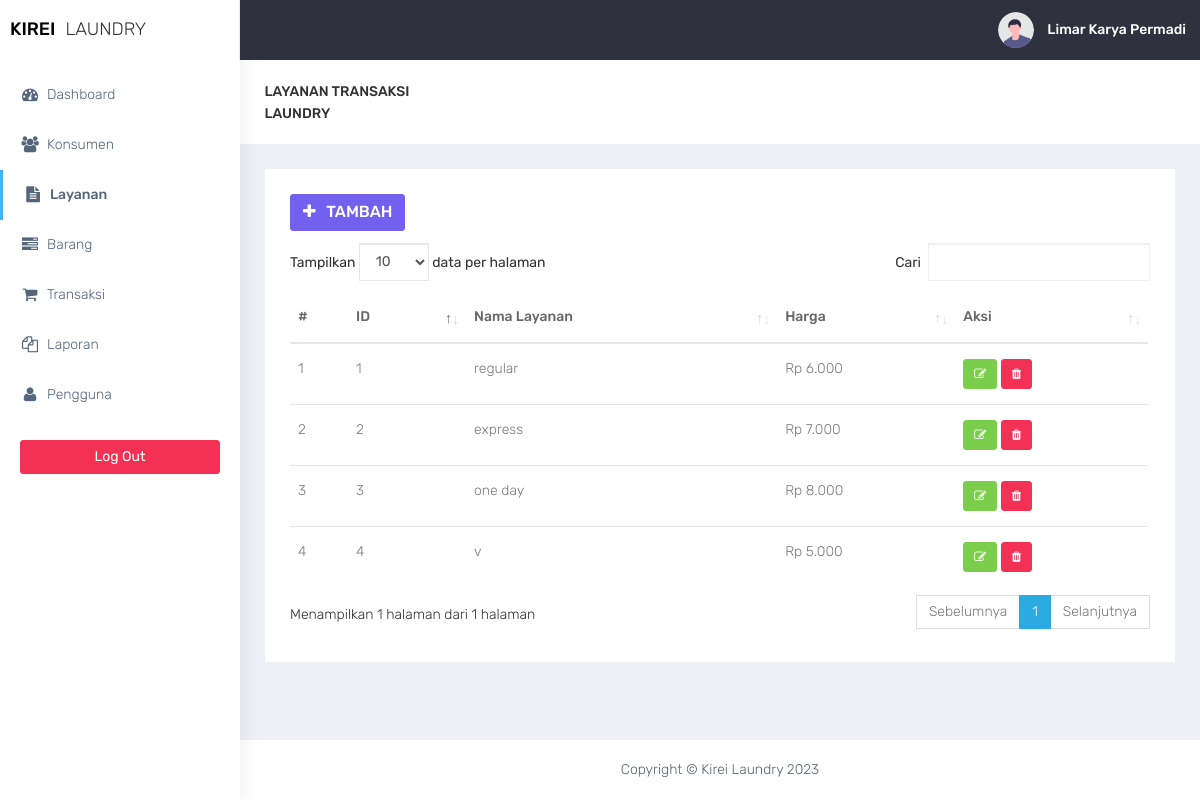
The page /layanan/layanan.php (signed in) on the database its author committed.
### tables this page shows
CREATE TABLE `layanan` (
  `id_layanan` int(11) NOT NULL,
  `nm_layanan` varchar(30) NOT NULL,
  `harga` int(11) NOT NULL
);

### layanan/layanan.php (the view, shortened to what this page needs)
<?php
require '../functions.php';
require '../layout/layout_header.php';
?>
<div class="container-fluid">
    <div class="row bg-title">
        <div class="col-lg-3 col-md-4 col-sm-4 col-xs-12">
            <h4 class="page-title">layanan Transaksi Laundry</h4>
        </div>
    </div>
    <div class="row">
        <div class="col-md-12 col-lg-12 col-sm-12">
            <div class="white-box">
                <div class="row">
                    <div class="col-md-6">
                        <a href="layanan-tambah.php" class="btn btn-primary box-title"><i class="fa fa-plus fa-fw"></i> Tambah</a>
                    </div>
                </div>
                <?php
                if ($conn->connect_errno == 0) {
                    $sql = "SELECT * FROM layanan";
                    $res = $conn->query($sql);
                    if ($res) {
                ?>
                        <div class="table-responsive">
                            <table class="table" id="table">
                                <thead>
                                    <tr>
                                        <th>#</th>
                                        <th>ID</th>
                                        <th>Nama Layanan</th>
                                        <th>Harga</th>
                                        <th>Aksi</th>
                                    </tr>
                                </thead>
                                <tbody>
                                    <?php
                                    $data = $res->fetch_all(MYSQLI_ASSOC);
                                    foreach ($data as $row) {
                                    ?>
                                        <tr>
                                            <td></td>
                                            <td><?= $row['id_layanan']; ?></td>
                                            <td><?= $row['nm_layanan']; ?></td>
                                            <td>Rp <?= number_format($row['harga'], 0, ',', '.'); ?></td>
                                            <td>
                                                <a href="layanan-ubah.php?id_layanan=<?php echo $row["id_layanan"]; ?>" class="btn btn-success btn-sm" title="Ubah">
                                                    <i class="fa fa-pencil-square-o"></i>
                                                </a>
                                                <a href="layanan-hapus.php?id_layanan=<?php echo $row["id_layanan"];?>"  class="btn btn-danger btn-sm delete-data">
                                                    <i class="fa fa-trash"></i>
                                                </a>
                                            </td>
                                        </tr>
                                    <?php
                                    }
                                    ?>
                                </tbody>
                            </table>
                    <?php
                    } else
                        echo "Gagal Eksekusi SQL" . (DEVELOPMENT ? " : " . $conn->error : "") . "<br>";
                } else
                    echo "Gagal koneksi" . (DEVELOPMENT ? " : " . $conn->connect_error : "") . "<br>";
                    ?>
                        </div>
            </div>
        </div>
    </div>
</div>
<?php
require '../layout/layout_footer.php';
?>

### assets/css/colors/default.css (style rules this page uses)
body { background: #fff; }

### rows shown on the page
layanan: id_layanan "1", nm_layanan "regular", harga "6.000"
layanan: id_layanan "2", nm_layanan "express", harga "7.000"
layanan: id_layanan "3", nm_layanan "one day", harga "8.000"
layanan: id_layanan "4", nm_layanan "v", harga "5.000"

### other values the page prints
$_SESSION['nm_pengguna'] "Limar Karya Permadi"
